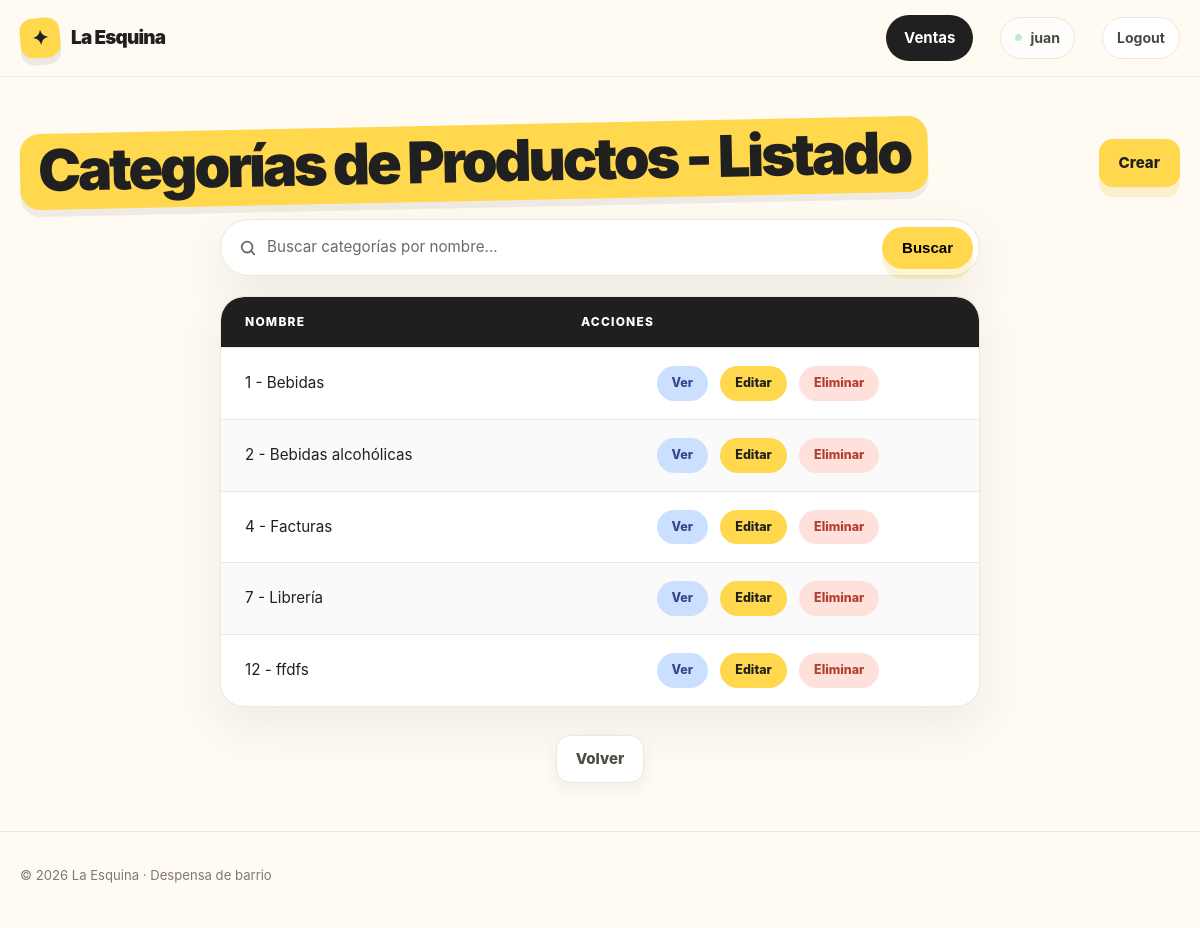
/ventas/categoria/list/ (signed in), run on the app's committed database.
### ventas/models/categoria.py (models this page shows, shortened)
class Categoria(models.Model):
    nombre = models.CharField(unique=True)
    descripcion = models.TextField(blank=True)
    class Meta:
        verbose_name = "Categoría de Producto"
        verbose_name_plural = "Categorías de Productos"

### ventas/views/categoria.py (the view)
# urls.py: path("categoria/list/", categoria_list, name="categoria_list"),
def categoria_list(request: HttpRequest) -> HttpResponse:
    busqueda = request.GET.get("busqueda", "").strip()
    if busqueda:
        categorias = Categoria.objects.filter(nombre__icontains=busqueda)
    else:
        categorias = Categoria.objects.all()
    return render(request, "ventas/categoria_list.html", {"categorias": categorias})

### ventas/templates/ventas/categoria_list.html
{% extends "core/base.html" %}
{% load static %}
{% block styles %}
    <link rel="stylesheet" href="{% static 'core/css/table.css' %}" />
    <link rel="stylesheet" href="{% static 'core/css/search.css' %}" />
{% endblock styles %}
{% block content %}
    <div class="container section">
        <div class="page-head">
            <h1 class="page-title">Categorías de Productos - Listado</h1>
            <a class="button button-primary"
               href="{% url 'ventas:categoria_create' %}">Crear</a>
        </div>
        {% include "core/partials/search.html" with placeholder="Buscar categorías por nombre…" label="Buscar categorías" clear_url="ventas:categoria_list" %}
        <table class="data-table">
            <thead>
                <tr>
                    <th>Nombre</th>
                    <th>Acciones</th>
                </tr>
            </thead>
            <tbody>
                {% for categoria in categorias %}
                    <tr>
                        <td>{{ categoria.pk }} - {{ categoria.nombre }}</td>
                        <td class="table-actions">
                            <a class="table-action table-action--view"
                               href="{% url 'ventas:categoria_detail' categoria.pk %}">Ver</a>
                            <a class="table-action table-action--edit"
                               href="{% url 'ventas:categoria_update' categoria.pk %}">Editar</a>
                            <a class="table-action table-action--danger"
                               href="{% url 'ventas:categoria_delete' categoria.pk %}">Eliminar</a>
                        </td>
                    </tr>
                {% empty %}
                    <tr>
                        <td class="table-empty" colspan="2">No hay categorías disponibles.</td>
                    </tr>
                {% endfor %}
            </tbody>
        </table>
        <div class="page-actions">
            <a class="button button-secondary" href="{% url 'ventas:home' %}">Volver</a>
        </div>
    </div>
{% endblock content %}

### core/templates/core/partials/header.html (shortened to what this page needs)
<div class="nav">
    <div class="container nav-inner">
        <a href="/" class="brand" aria-label="La Esquina, inicio">
            <span class="brand-mark">✦</span>
            <span>La Esquina</span>
        </a>
        <nav class="nav-links" aria-label="Navegación principal">
            {% if user.is_authenticated %}
                <a href="{% url 'ventas:home' %}" class="nav-cta">Ventas</a>
                <span class="nav-user">{{ user.username }}</span>
                <form action="{% url 'core:logout' %}" method="post">
                    <button class="nav-logout" type="submit">Logout</button>
                </form>
            {% else %}
                <a href="{% url 'core:login' %}" class="nav-cta">Acceder</a>
            {% endif %}
        </nav>
    </div>
</div>

### core/static/core/css/base.css (style rules this page uses)
:root { --bg: #fffaf2; --surface: #fff; --ink: #202020; --muted: #6d6a64; --line: #ece6dc; --yellow: #ffd84d; --coral: #ff806f; --mint: #bfe9d7; --blue: #cbdfff; --pink: #ffd3df; --shadow: 0 18px 50px rgba(32, 32, 32, 0.08); }
* { box-sizing: border-box; margin: 0; padding: 0; }
html { scroll-behavior: smooth; }
body { font-family: Inter, ui-sans-serif, system-ui, -apple-system, BlinkMacSystemFont, "Segoe UI", sans-serif; background: var(--bg); color: var(--ink); line-height: 1.5; display: flex; flex-direction: column; min-height: 100vh; }
a { color: inherit; text-decoration: none; }
.container { width: min(1160px, calc(100% - 40px)); margin: 0 auto; }

### core/static/core/css/nav.css (style rules this page uses)
.nav { position: sticky; top: 0; z-index: 20; background: rgba(255, 250, 242, 0.9); backdrop-filter: blur(14px); border-bottom: 1px solid rgba(236, 230, 220, 0.8); }
.nav-inner { min-height: 76px; display: flex; align-items: center; justify-content: space-between; gap: 24px; }
.brand { display: inline-flex; align-items: center; gap: 11px; font-weight: 900; font-size: 1.18rem; letter-spacing: -0.04em; }
.brand-mark { width: 40px; height: 40px; display: grid; place-items: center; border-radius: 13px; background: var(--yellow); transform: rotate(-5deg); font-size: 1.25rem; box-shadow: 0 7px 0 rgba(32, 32, 32, 0.08); }
.nav-links { display: flex; align-items: center; gap: 27px; color: #4b4944; font-size: 0.94rem; font-weight: 700; }
.nav-cta { padding: 12px 18px; border-radius: 999px; background: var(--ink); color: #fff; transition: transform 0.2s ease, background 0.2s ease; }
.nav-links .nav-cta, .nav-links .nav-cta:hover { color: #fff; }
.nav-user { display: inline-flex; align-items: center; gap: 8px; padding: 9px 14px; border: 1px solid var(--line); border-radius: 999px; background: rgba(255, 255, 255, 0.72); color: #4b4944; font-size: 0.88rem; font-weight: 750; }
.nav-user::before { width: 7px; height: 7px; border-radius: 50%; background: var(--mint); content: ""; }
.nav-links form { display: flex; }
.nav-logout { padding: 9px 14px; border: 1px solid var(--line); border-radius: 999px; background: var(--surface); color: #4b4944; font: inherit; font-size: 0.88rem; font-weight: 750; cursor: pointer; transition: transform 0.2s ease, box-shadow 0.2s ease, border-color 0.2s ease; }

### core/static/core/css/components.css (style rules this page uses)
.page-title { display: inline-block; margin-bottom: 18px; padding: 6px 18px 10px; border-radius: 20px; background: var(--yellow); box-shadow: 0 7px 0 rgba(32, 32, 32, 0.07); font-size: clamp(2.3rem, 5.5vw, 3.6rem); font-weight: 950; line-height: 1.05; letter-spacing: -0.055em; transform: rotate(-1.2deg); }
.button { display: inline-flex; align-items: center; justify-content: center; gap: 9px; min-height: 48px; padding: 0 19px; border-radius: 14px; border: 1px solid transparent; font-size: 0.94rem; font-weight: 850; transition: transform 0.2s ease, box-shadow 0.2s ease; }
.button-primary { background: var(--yellow); box-shadow: 0 10px 0 rgba(237, 191, 23, 0.18); }
.button-secondary { background: var(--surface); border-color: var(--line); color: #4f4c46; box-shadow: 0 6px 16px rgba(32, 32, 32, 0.06); }
.page-actions { display: flex; justify-content: center; gap: 12px; }
.page-head { display: flex; align-items: center; justify-content: space-between; flex-wrap: wrap; gap: 16px; margin-bottom: 18px; }
.page-head .page-title { margin-bottom: 0; }
.section { padding: 48px 0; }

### data on the page
Categoria: pk "1", nombre "Bebidas"
Categoria: pk "2", nombre "Bebidas alcohólicas"
Categoria: pk "4", nombre "Facturas"
Categoria: pk "7", nombre "Librería"
Categoria: pk "12", nombre "ffdfs"

### other printed values
{{ user.username }} "juan"
